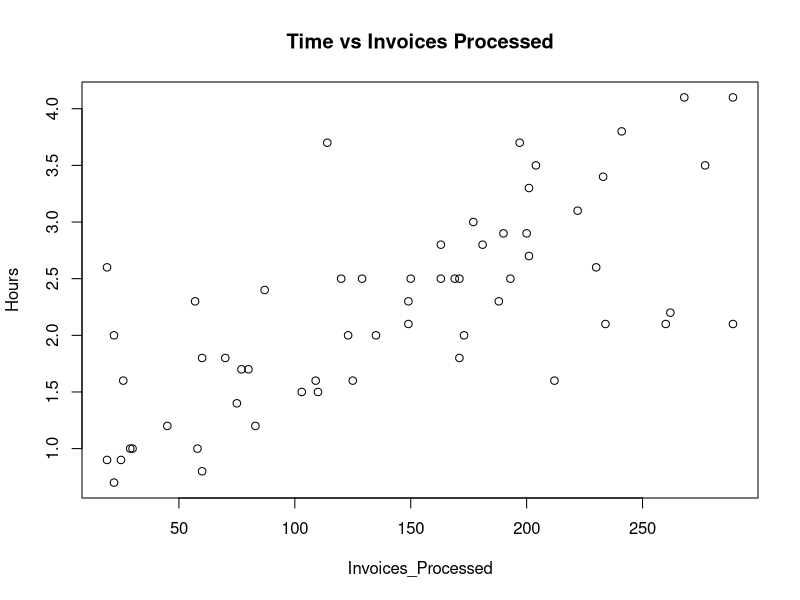
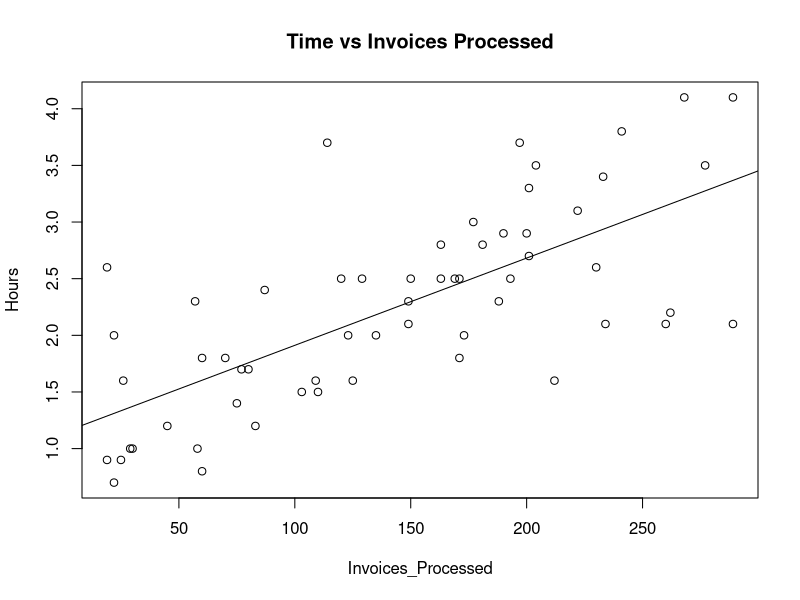
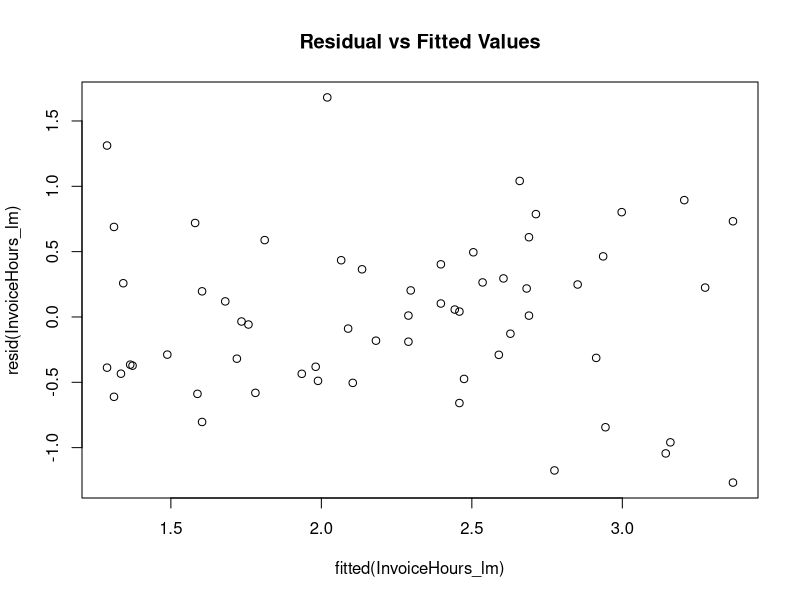
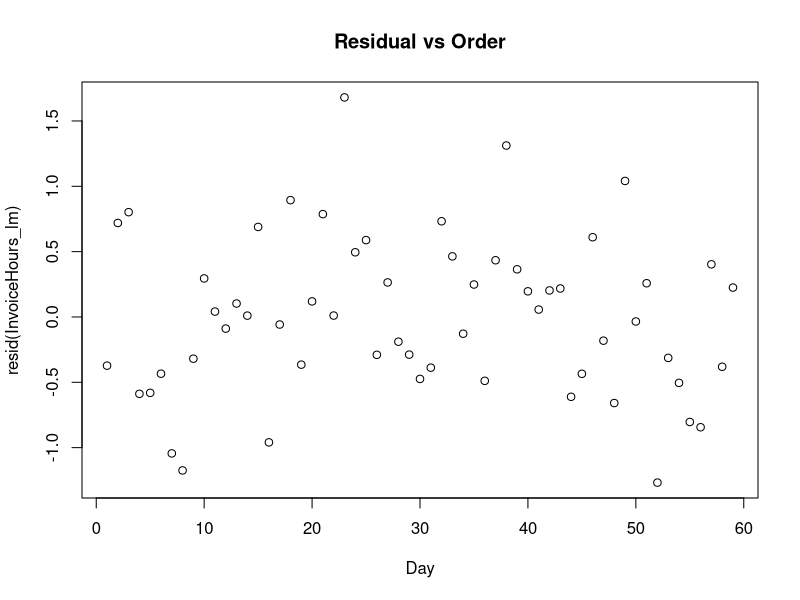
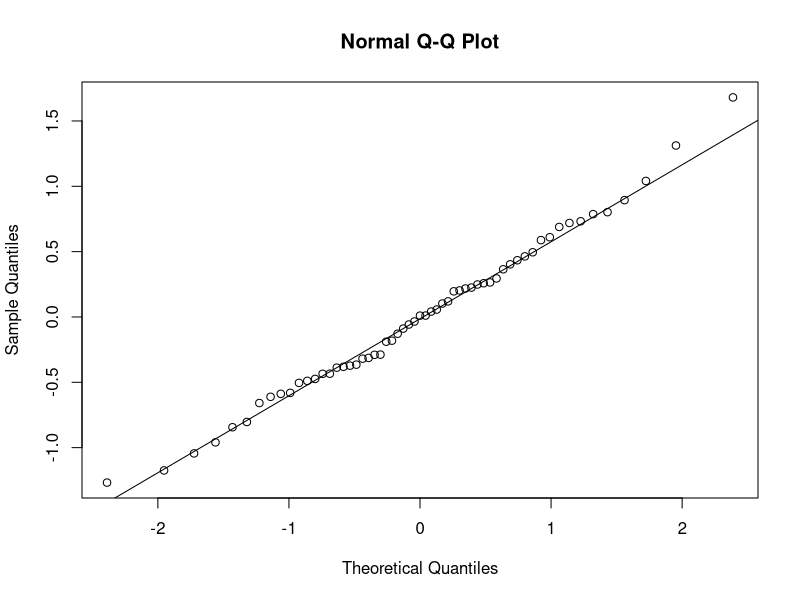

Generate these figures, in order, with R:
## ---- chunk 1
library(tidyverse)
## ---- chunk 2
InvoiceHours <- read_csv("InvoiceHours.csv")
## ---- chunk 3
attach(InvoiceHours)
head(InvoiceHours)
## ---- chunk 4
plot(Hours ~ Invoices_Processed, main="Time vs Invoices Processed")
## ---- chunk 5
InvoiceHours_lm <- lm(Hours ~ Invoices_Processed)
summary(InvoiceHours_lm)
## ---- chunk 6
plot(Hours ~ Invoices_Processed, main="Time vs Invoices Processed")
abline(InvoiceHours_lm)
## ---- chunk 7
plot(fitted(InvoiceHours_lm), resid(InvoiceHours_lm), main="Residual vs Fitted Values")
## ---- chunk 8
plot(Day, resid(InvoiceHours_lm), main="Residual vs Order")
## ---- chunk 9
qqnorm(InvoiceHours_lm$residuals)
qqline(InvoiceHours_lm$residuals)
## ---- chunk 10
1.013339 + 0.007715 * 150
